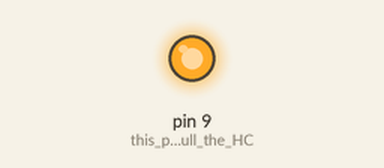
Recording of a sketch running on a simulated Arduino Mega 2560, built with avr-gcc and run on an emulated ATmega2560. Shown: output pins drawn as LEDs (lit = HIGH). The modem accepts every AT command (registered, SIM ready, sends succeed) and sends nothing else; what the sketch prints to the serial monitor is not drawn.

Above: at 0.1 s.
At 2.1 s:
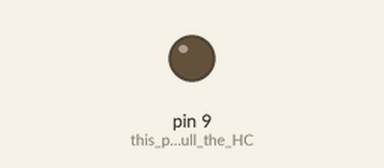
Timing chart, 0 to 3.6 s (numbered marks = the images above):
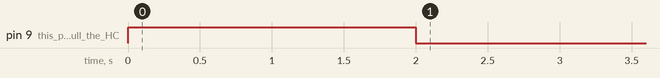

The sketch:

emisor_receptor_prueba.ino
```cpp
void setup()
{
  pinMode(9, OUTPUT);  // this pin will pull the HC-05 pin 34 (key pin) HIGH to switch module to AT mode
  digitalWrite(9, HIGH);
  Serial.begin(38400);
  Serial.println("Enter AT commands:");
  Serial3.begin(38400);  // HC-05 default speed in AT command more

  Serial2.begin(38400);  // HC-05 default speed in AT command more

  //Autoinicialización y autolink de los bluetooth MAESTRO ESCLAVO
  Serial3.write("AT");
  Serial3.write((char)13);
  Serial3.write((char)10);

  delay(2000);

  Serial3.write("AT+LINK=3014,10,91158");
  Serial3.write((char)13);
  Serial3.write((char)10);

  digitalWrite(9, LOW);

  delay(2000);
}

void loop()
{
  Serial3.write('x');
  delay(2);
  if (Serial2.available()){
    Serial.println("x");
    Serial.println(Serial2.read());}
Serial2.flush() ;
    Serial3.write('a');
     delay(2);
  if (Serial2.available()){
    Serial.println("a");
    Serial.println(Serial2.read());}
Serial2.flush() ;
    Serial3.write('b');
     delay(2);
  if (Serial2.available()){
    Serial.println("b");
    Serial.println(Serial2.read());}
Serial2.flush() ;
    Serial3.write('c');
     delay(2);
  if (Serial2.available()){
    Serial.println("c");
    Serial.println(Serial2.read());}
Serial2.flush() ;
    Serial3.write('d');
     delay(2);
  if (Serial2.available()){
    Serial.println("d");
    Serial.println(Serial2.read());}
Serial2.flush() ;
    Serial3.write('e');
     delay(2);
  if (Serial2.available()){
    Serial.println("e");
    Serial.println(Serial2.read());}
Serial2.flush() ;
    Serial3.write('f');
     delay(2);
  if (Serial2.available()){
    Serial.println("f");
    Serial.println(Serial2.read());}
Serial2.flush() ;
    Serial3.write('g');
     delay(2);
  if (Serial2.available()){
    Serial.println("g");
    Serial.println(Serial2.read());}

  delay(100);

}
```
